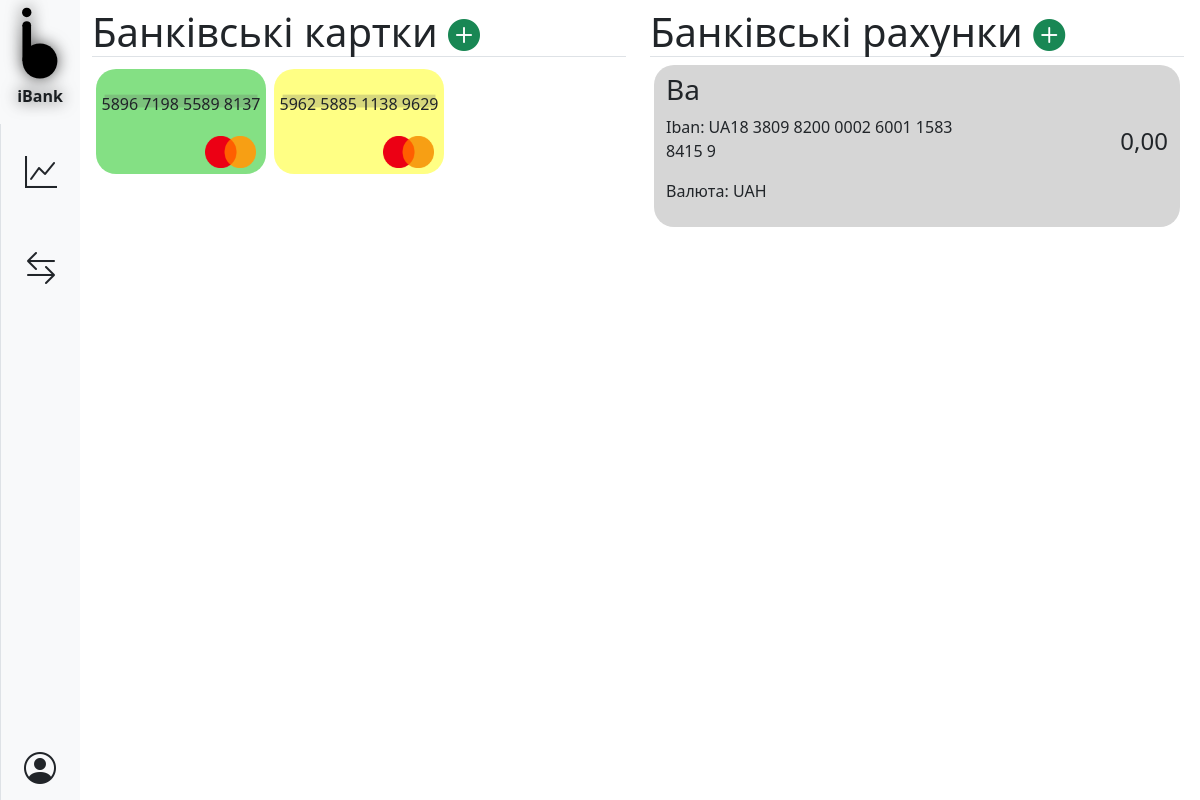
Page / (signed in) on the earlier database version.
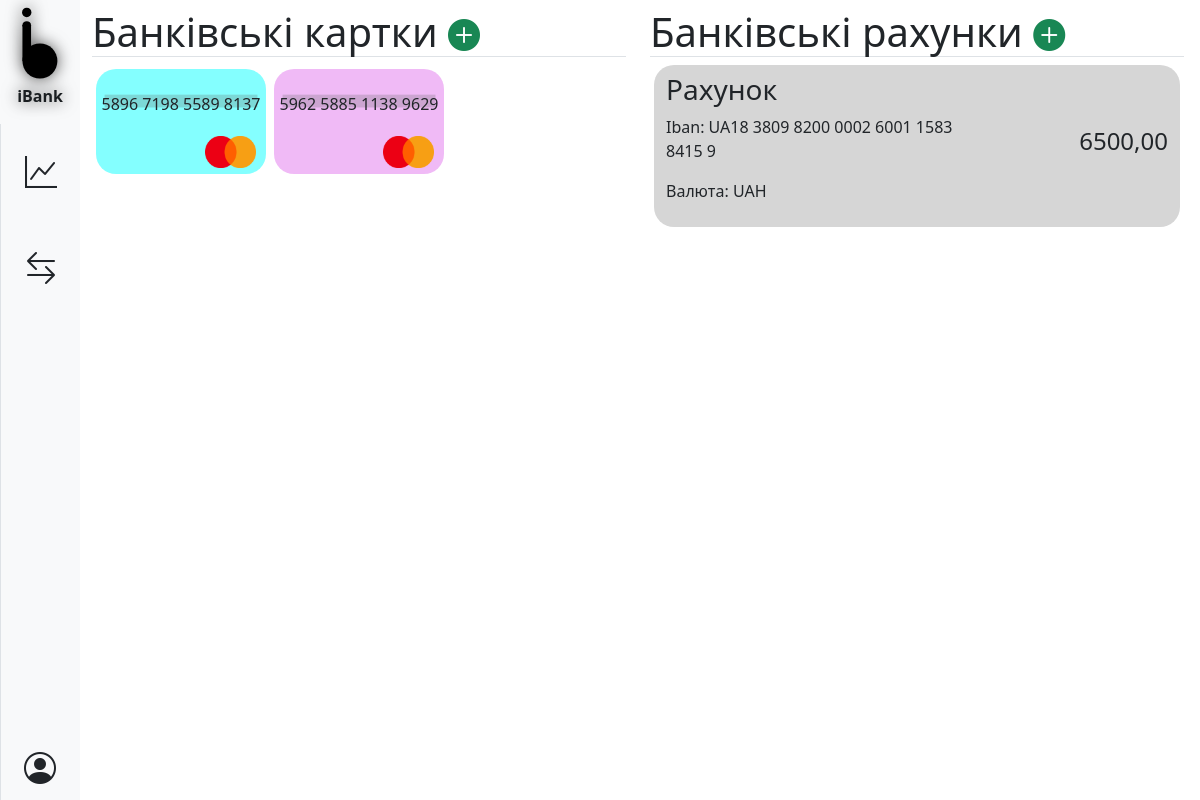
Same page on the later database version.
### bank/models.py (models this page shows, shortened)
class Card(models.Model):
    title = models.CharField(_('назва картки'), max_length=30, default='Картка')
    bank_account = models.BigIntegerField(_('банківський рахунок'), null=True)
    card_number = models.CharField(_('номер картки'), max_length=16, unique=True)
    expiry_date = models.CharField(_('термін дії'), max_length=5)
    payment_system = models.CharField(_('платіжна система'), choices=[('visa', 'Visa'), ('mastercard', 'Mastercard')],
                                      max_length=10)
    cvv = models.CharField(max_length=3)
    cardholder_name = models.CharField(_("ім'я власника картки"), max_length=30)
    cardholder_surname = models.CharField(_('прізвище власника картки'), max_length=30)
    cardholder_email = models.EmailField(_('електронна адреса власника картки'), null=True)
    color = models.CharField(_('колір картки'), choices=[('cyan', 'Бірюзовий'), ('yellow', 'Жовтий'),
                                                         ('green', 'Зелений'), ('orange', 'Помаранчевий'),
                                                         ('magenta', 'Пурпурний'), ('blue', 'Cиній'),
                                                         ('grey', 'Сірий'), ('purple', 'Фіолетовий'),
                                                         ('red', 'Червоний')],
                             max_length=9, default='blue')
    def beautiful_number(self):
        num = self.card_number
        return num[0:4] + ' ' + num[4:8] + ' ' + num[8:12] + ' ' + num[12:16]
    class Meta:
        verbose_name = _('картка')
        verbose_name_plural = _('картки')

class BankAccount(models.Model):
    title = models.CharField(_("назва банківського рахунку"), max_length=30, default='Банківський рахунок')
    name = models.CharField(_("ім'я власника рахунку"), max_length=30)
    surname = models.CharField(_('прізвище власника рахунку'), max_length=30)
    patronymic = models.CharField(_('по-батькові власника рахунку'), max_length=30)
    iban = models.CharField(_('iban'), max_length=29, unique=True)
    currency = models.CharField(_('валюта'), max_length=3)
    balance = models.DecimalField(_('баланс'), max_digits=100, decimal_places=2)
    email = models.EmailField(_('електронна адреса'), null=True)
    def beautiful_iban(self):
        iban = self.iban
        return iban[0:4] + ' ' + iban[4:8] + ' ' + iban[8:12] + ' ' + iban[12:16] + ' ' + iban[16:20] + ' ' \
                         + iban[20:24] + ' ' + iban[24:28] + ' ' + iban[28]
    class Meta:
        verbose_name = _('банківський рахунок')
        verbose_name_plural = _('банківські рахунки')

### bank/views.py (the view)
# urls.py: path('', views.cards_and_bank_accounts, name='cards-and-bank-accounts'),
@login_required(redirect_field_name=None)
def cards_and_bank_accounts(request):
    user = request.user
    raw_cards = Card.objects.all().filter(cardholder_email=user.email)
    raw_bas = BankAccount.objects.all().filter(email=user.email)
    cards = []
    for card in raw_cards:
        cards.append({'title': card.title, 'number': card.beautiful_number(), 'color': card.color,
                      'payment_system': card.payment_system, 'id': card.id})
    bas = []
    for ba in raw_bas:
        bas.append({'title': ba.title, 'currency': ba.currency, 'iban': ba.beautiful_iban(), 'id': ba.id,
                    'balance': ba.balance})
    try:
        error = request.session['error']
        del request.session['error']
    except KeyError:
        error = None
    try:
        success = request.session['success']
        del request.session['success']
    except KeyError:
        success = None
    return render(request, 'cards.html', {'cards': cards, 'bank_accounts': bas, 'error': error, 'success': success})

### bank/templates/cards.html (shortened to what this page needs)
{% extends 'base.html'%}
{% block page %}
    {% load static %}
    <div class="row row-cols-lg-2">
        <div class="mb-4">
            <h1 class="border-bottom w-100">Банківські картки <a href="cards/create"><i class="bi bi-plus-circle-fill text-success text-end"></i></a></h1>
            {% if cards %}
                <div class="row row-cols-1 row-cols-sm-2 row-cols-md-3 row-cols-lg-2 row-cols-xl-3 row-cols-xxl-4 text-center w-100 m-0">
                {% for card in cards %}
                    <div class="col p-1">
                        <div class="card">
                            <img class="card-color" src="{% static 'images/cards/color/'|add:card.color|add:'.svg' %}">
                            <img class="card-payment-system" src="{% static 'images/cards/payment_system/'|add:card.payment_system|add:'.png' %}">
                            <p class="card-num">{{ card.number }}</p>
                        </div>
                    </div>
                {% endfor %}
                </div>
            {% else %}
                <div class="w-100 text-start">
                    <p class="no-cards text-muted">Схоже, що у вас немає банківських карт<img class="no-cards-img" src="{% static 'images/smiley.png' %}"></p>
                </div>
            {% endif %}
        </div>
        <div class="mb-4">
            <h1 class="border-bottom w-100">Банківські рахунки <a href="bank_accounts/create"><i class="bi bi-plus-circle-fill text-success text-end"></i></a></h1>
            {% if bank_accounts %}
                {% for ba in bank_accounts %}
                    <div class="bank-account row row-cols-1 row-cols-md-2 py-2 mx-1 w-auto my-2">
                        <div class="col-md-8">
                            <h3 class="ba-title">{{ ba.title }}</h3>
                            <p class="ba-iban">Iban: {{ ba.iban }}</p>
                            <p class="ba-currency">Валюта: {{ ba.currency }}</p>
                        </div>
                        <div class="col-md-4 text-end ba-balance">
                            <h4>{{ ba.balance }}</h4>
                        </div>
                    </div>
                {% endfor %}
            {% else %}
                <div class="w-100 text-start">
                    <p class="no-ba text-muted">Схоже, що у вас немає банківських рахунків<img class="no-ba-img" src="{% static 'images/smiley.png' %}"></p>
                </div>
            {% endif %}
        </div>
    </div>
{% endblock %}

Differences in the rows shown:
changed Card (number 1 of 2 on the later page): color: a different picture
changed Card (number 2 of 2 on the later page): color: a different picture
Other differences:
new list line: "Рахунок UAH 6500,00"
new list line: "Iban: UA18 3809 8200 0002 6001 1583 8415 9 Валюта:"
list line gone: "Ba UAH 0,00"
list line gone: "Iban: UA18 3809 8200 0002 6001 1583 8415 9 Валюта:"
